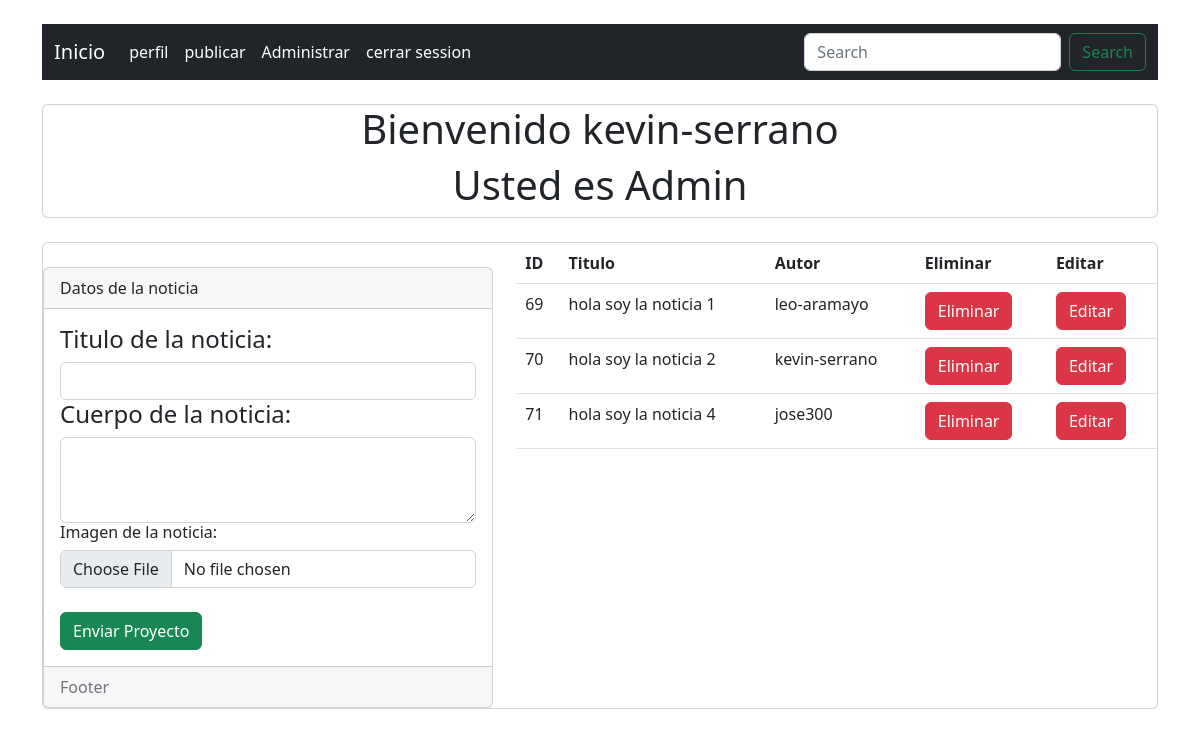
Screenshot of /publicar.php (signed in) with the database file from the repository.
### tables this page shows
CREATE TABLE IF NOT EXISTS `users` (
  `id` int(11) NOT NULL AUTO_INCREMENT,
  `nombre` varchar(500) NOT NULL,
  `username` varchar(255) NOT NULL,
  `email` varchar(255) NOT NULL,
  `password` varchar(255) NOT NULL,
  `rol` int(11) NOT NULL,
  `imagen` varchar(500) NOT NULL,
  `fecha` varchar(500) NOT NULL,
  PRIMARY KEY (`id`)
);

CREATE TABLE IF NOT EXISTS `noticias2` (
  `id` int(11) NOT NULL AUTO_INCREMENT,
  `titulo` varchar(255) NOT NULL,
  `cuerpo` varchar(500) NOT NULL,
  `autor` varchar(255) NOT NULL,
  `rol` int(11) NOT NULL,
  `imagen` varchar(500) NOT NULL,
  `imagen_publicacion` varchar(500) NOT NULL,
  `likes` int(11) NOT NULL,
  `fecha` varchar(500) NOT NULL,
  PRIMARY KEY (`id`)
);

### publicar.php (the view, shortened to what this page needs)
<?php include("nav.php");?>
<?php
    $consulta = "SELECT * FROM `noticias2`";
    $resultado = mysqli_query($conn,$consulta);
?>
    <div class="card">
        <h1 class="text-center">Bienvenido <?php echo $user_recuperado;?></h1>
        <h1 class="text-center">
                                    <?php if ($rol_recuperado == 1){
                                            echo "Usted es Admin";
                                    }?>
        </h1>
    </div>
    <div class="card">
        <div class="row">
            <div class="col-md-5">
                <div class="card">
                    <div class="card-header">
                            Datos de la noticia
                    </div>
                    <div class="card-body">
                        <form action="publicar.php" method="post" enctype="multipart/form-data">
                            <h4>Titulo de la noticia: </h4>
                            <input required type="text" class="form-control" name="titulo" id="">
                            <h4>Cuerpo de la noticia: </h4>
                            <textarea required class="form-control" type="text" name="cuerpo" id="" rows="3"></textarea>
                            <h6> Imagen de la noticia: </h6><input required type="file" class="form-control" name="imagen_publicacion" accept="image/png, image/jpeg">
                            <input type="submit" class="btn btn-success" value="Enviar Proyecto">
                        </form>
                    </div>
                    <div class="card-footer text-muted">
                        Footer
                    </div>
                </div>
            </div>
            <?php if($rol_recuperado == 1){ ?>
            <div class="col-md-7">
                <table class="table">
                    <thead>
                        <tr>
                            <th>ID</th>
                            <th>Titulo</th>
                            <th>Autor</th>
                            <th>Eliminar</th>
                            <th>Editar</th>
                        </tr>
                    </thead>
                    <tbody>
                        <?php foreach($resultado as $j) {?>
                        <tr>
                            <td><?php echo $j['id'];?></td>
                            <td><?php echo $j['titulo'];?></td>
                            <td><?php echo $j['autor'];?></td>
                            <td><a name="" id="" class="btn btn-danger" href="?borrar=<?php echo $j['id'];?>">Eliminar</a></td>
                            <td><a name="" id="" class="btn btn-danger" href="editar.php?id=<?php echo $j['id'];?>">Editar</a></td>
                        </tr>
                        <?php } ?>
                    </tbody>
                </table>
            </div>
            <?php } ?>
        </div>
    </div>
<?php include("pie.php");?>

### rows the page displays
users: username "kevin-serrano"
noticias2: id "69", titulo "hola soy la noticia 1", autor "leo-aramayo"
noticias2: id "70", titulo "hola soy la noticia 2", autor "kevin-serrano"
noticias2: id "71", titulo "hola soy la noticia 4", autor "jose300"
